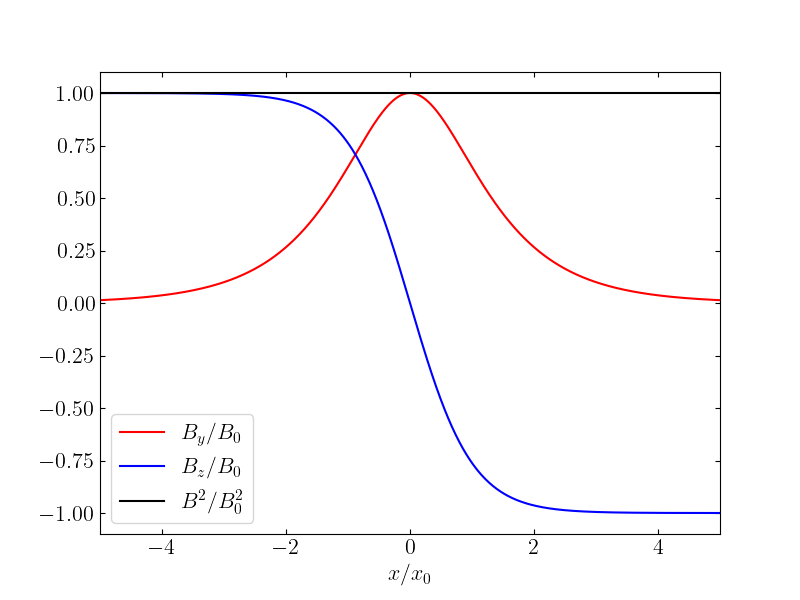

This chart was generated by the following Python code:
import matplotlib.pyplot as plt
import ptrace as pt
import numpy as np


x = np.linspace(-5, 5, 1000)


By = 1 / np.cosh(x)
Bz = -np.tanh(x)
P_mag = By ** 2 + Bz ** 2


pt.mpl(tex=True)

fig, ax = plt.subplots(1, 1, figsize=(8, 6))

ax.plot(x, By, "-r", label=r"$B_y/B_0$")
ax.plot(x, Bz, "-b", label=r"$B_z/B_0$")
ax.plot(x, P_mag, "-k", label=r"$B^2/B_0^2$")

ax.legend()
ax.set_xlim(x[0], x[-1])
ax.set_xlabel(r"$x/x_0$")
ax.tick_params(**pt.params)

fig.savefig("p4.png")
